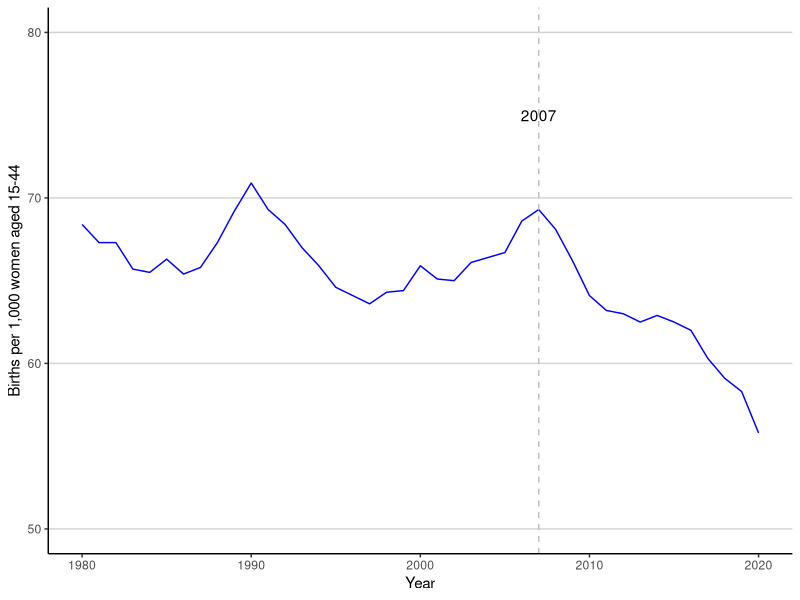
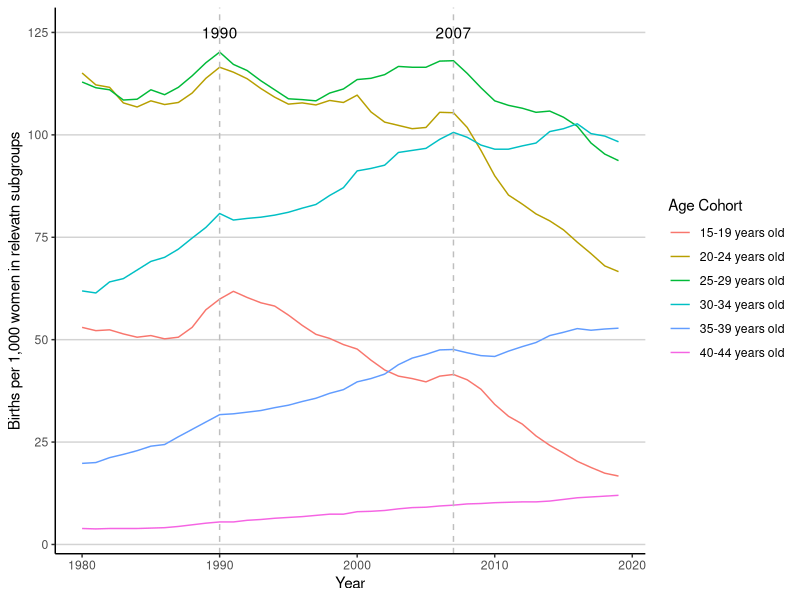

The R source for these figures, in order:
## ---- chunk 1
#| message: false
#| echo: false

#### Workspace set-up ####
library(tidyverse)
library(knitr)
library(here)
## ---- chunk 2
#| message: false
#| echo: false

# Read in data
all_brate <- read_csv(here::here("input/data/raw_data/raw_brate.csv"))
brate_by_cohort <- read_csv(here::here("input/data/raw_data/raw_brate_by_cohort.csv"))
## ---- chunk 3
#| message: false
#| echo: false
#| #| label: tbl-all_brate_data
#| tbl-cap: First Ten Rows of the National Birthrate Data

# visualize the first 10 rows of the data
all_brate |>
  slice(1:10) |>
  kable(col.names = c("Year", "National Birthrate")
  )
## ---- chunk 4
#| message: false
#| echo: false
#| #| label: tbl-brate_by_cohort_data
#| tbl-cap: First Ten Rows of Birthrate by Maternal Age 

# remove NA rows
brate_by_cohort <-
  brate_by_cohort |>
  filter(year <= "2019") |>
  select(year, brate_1519, brate_2024, brate_2529, brate_3034, brate_3539, brate_4044)

# visualize the 10 first rows of the data
brate_by_cohort |>
  slice(1:10) |>
  kable(col.names = c("Year", "15-19 Years Old", "20-24 Years Old", "25-29 Years Old", "30-34 Years Old", "35-39 Years Old", "40-44 Years Old")
  )
  
## ---- chunk 5
#| echo: false
#| message: false
#| label: fig-all_brate_data
#| fig-cap: Birthrates in the US from 1980 to 2020

# plot the graph
all_brate |>
  ggplot(aes(x = year, y = brate_all)) +
  geom_line(colour = "blue") +
  theme_classic() +
  labs(x = "Year",
       y = "Births per 1,000 women aged 15-44") +
  # adds vertical line at 2007
  geom_vline(xintercept = 2007, linetype = "dashed", colour = "grey") +
  annotate("text", x = 2007, y = max(75), label = "2007") +
  ylim(50,80) +
  # stylistic adjustments
  theme(panel.grid.major.y = element_line(color = "lightgrey"),
        axis.title = element_text(colour = "black"))
## ---- chunk 6
#| echo: false
#| message: false
#| label: fig-brate_by_cohort_data
#| fig-cap: Birthrates in the US from 1980 to 2019 by Maternal Age Cohorts

# select columns of interest
brate_by_cohort <-
  brate_by_cohort |>
  select(year,brate_1519,brate_2024,brate_2529,brate_3034,brate_3539,brate_4044)

# change format to long format 
long_brate_by_cohort <- 
  brate_by_cohort |>
  pivot_longer(cols = -year, names_to = "age_cohort", values_to = "birth_rate")

# rename the age cohorts
long_brate_by_cohort$age_cohort <- 
  factor(long_brate_by_cohort$age_cohort,
         levels = c("brate_1519", "brate_2024", "brate_2529", "brate_3034", "brate_3539", "brate_4044"),
         labels = c("15-19 years old", "20-24 years old", "25-29 years old", "30-34 years old", "35-39 years old", "40-44 years old"))

# plot the graph
long_brate_by_cohort |>
  ggplot(aes(x = year, y = birth_rate, color = age_cohort)) +
  geom_line() +
  theme_classic() +
  labs(x = "Year",
       y = "Births per 1,000 women in relevatn subgroups") +
  scale_color_discrete(name = "Age Cohort") + 
  geom_vline(xintercept = 2007, linetype = "dashed", colour = "grey") +
  annotate("text", x = 2007, y = max(125), label = "2007") + 
  geom_vline(xintercept = 1990, linetype = "dashed", colour = "grey") +
  annotate("text", x = 1990, y = max(125), label = "1990") +
  # stylistic adjustments
  theme(panel.grid.major.y = element_line(color = "lightgrey"),
        axis.title = element_text(colour = "black"))
